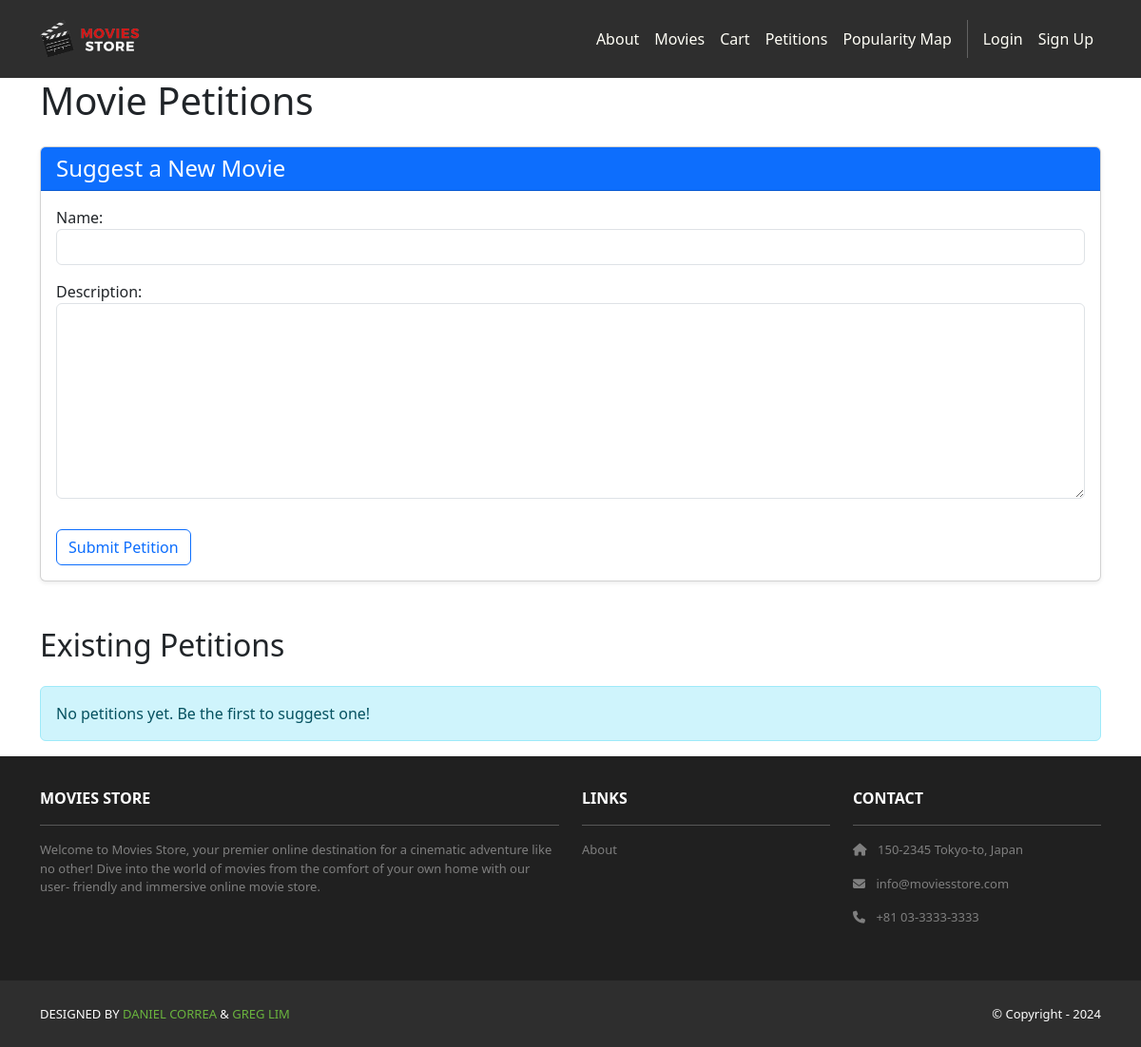
Page /petitions/ on the earlier database version.
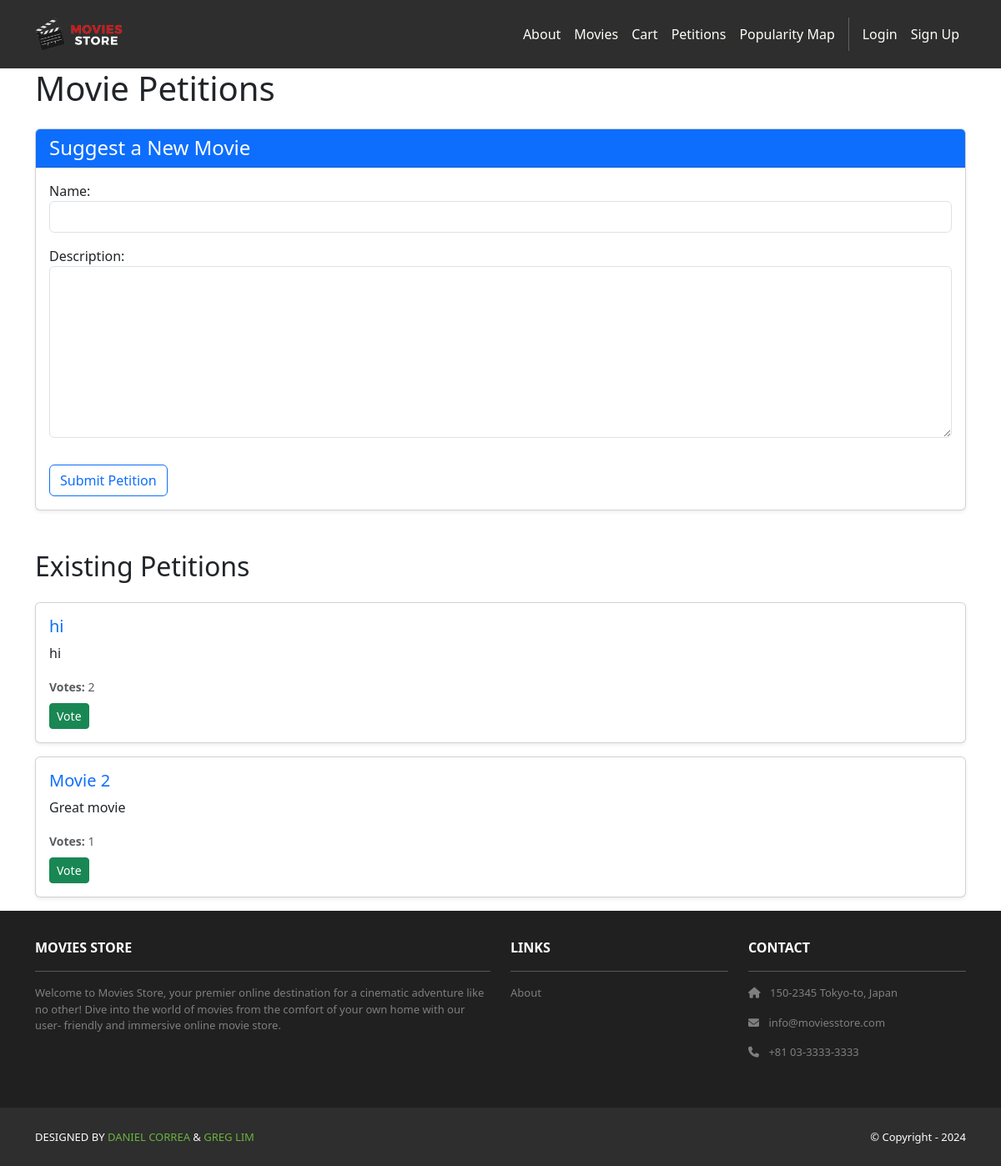
Same page on the later database version.
### petitions/models.py (models this page shows, shortened)
class Petition(models.Model):
    name = models.CharField(max_length=200)
    description = models.TextField()
    votes = models.ManyToManyField(User, related_name='petition_votes', blank=True)
    created_at = models.DateTimeField(auto_now_add=True)
    def total_votes(self):
        return self.votes.count()

### petitions/views.py (the view)
# urls.py: path('', views.petition_list, name='petition_list'),
def petition_list(request):
    petitions = Petition.objects.annotate(vote_count=models.Count('votes')).order_by('-vote_count', '-created_at')
    if request.method == 'POST':
        form = PetitionForm(request.POST)
        if form.is_valid():
            petition = form.save(commit=False)
            petition.save()
            return redirect('petition_list')
    else:
        form = PetitionForm()
    return render(request, 'petitions/petition_list.html', {'petitions': petitions, 'form': form})

### petitions/forms.py
class PetitionForm(forms.ModelForm):
    class Meta:
        model = Petition
        fields = ['name', 'description']
        widgets = {
            'name': forms.TextInput(attrs={'class': 'form-control'}),
            'description': forms.Textarea(attrs={'class': 'form-control', 'rows': 8}),
        }

### moviesstore/petitions/templates/petitions/petition_list.html (shortened to what this page needs)
{% extends 'base.html' %}
{% load static %}
{% block content %}
<div class="container">
    <h1 class="mb-4">Movie Petitions</h1>
    <div class="card mb-5 shadow-sm">
        <div class="card-header bg-primary text-white">
            <h4 class="my-0 font-weight-normal">Suggest a New Movie</h4>
        </div>
        <div class="card-body">
            <form method="post" action="{% url 'petition_list' %}">
                {% for field in form %}
                    <div class="form-group mb-3">
                        {{ field.label_tag }}
                        {{ field }}
                    </div>
                {% endfor %}
                <button class="btn btn-outline-primary mt-3" type="submit">Submit Petition</button>
            </form>
        </div>
    </div>
    <h2 class="mb-4">Existing Petitions</h2>
    {% for petition in petitions %}
    <div class="card mb-3 shadow-sm">
        <div class="card-body">
            <h5 class="card-title text-primary">{{ petition.name }}</h5>
            <p class="card-text">{{ petition.description }}</p>
            <p class="card-text mb-2"><small class="text-muted"><strong>Votes:</strong> {{ petition.total_votes }}</small></p>
            <form method="post" action="{% url 'vote_petition' petition.id %}">
                <button type="submit" class="btn btn-success btn-sm">Vote</button>
            </form>
        </div>
    </div>
    {% empty %}
    <div class="alert alert-info" role="alert">
        No petitions yet. Be the first to suggest one!
    </div>
    {% endfor %}
</div>
{% endblock %}

Differences in the rows shown:
added Petition: name "hi", description "hi", total_votes "2"
added Petition: name "Movie 2", description "Great movie", total_votes "1"
Other differences:
text no longer shown: "No petitions yet. Be the first to suggest one!"
